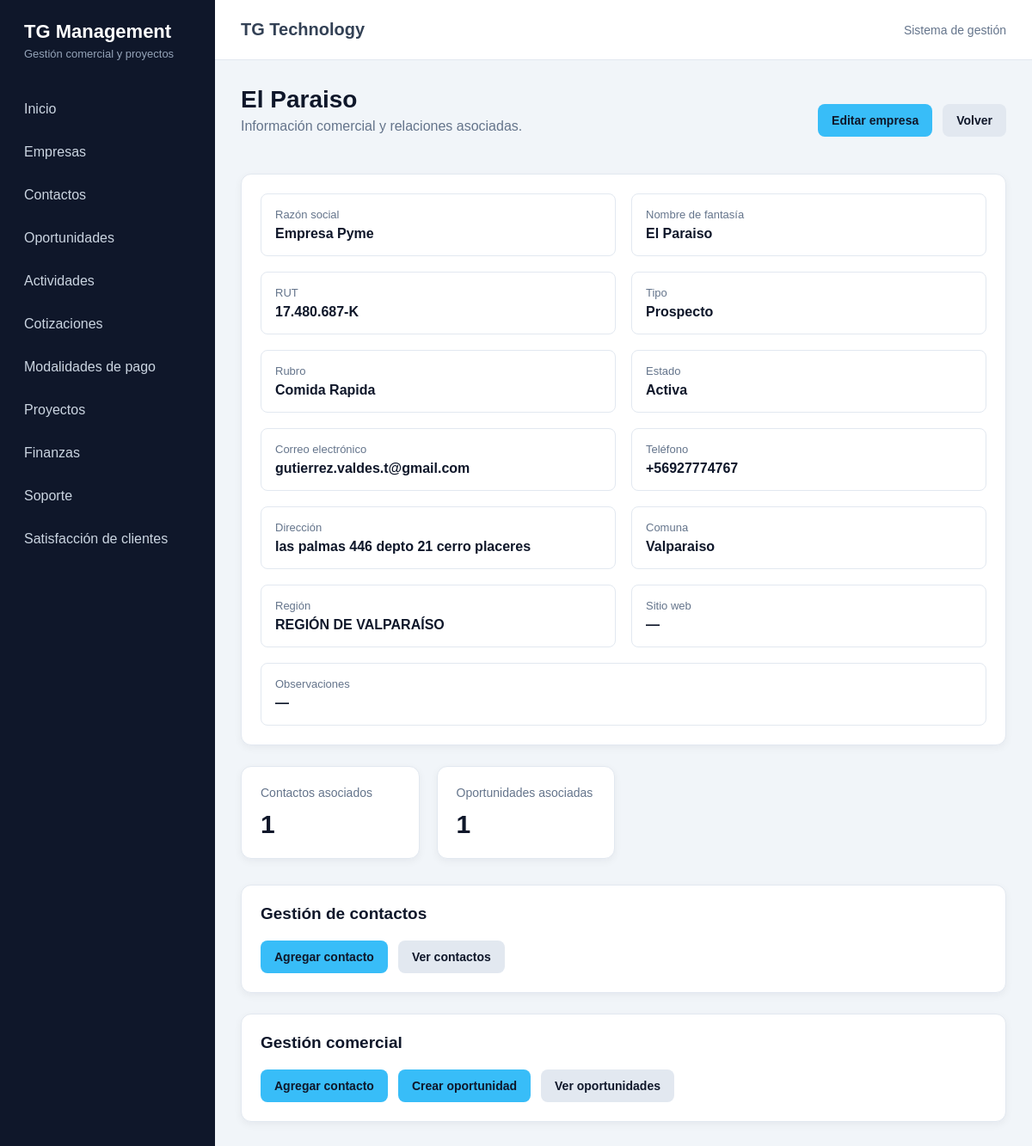
/crm/empresas/1/, run on the app's committed database.
### crm/models.py (models this page shows)
class Empresa(models.Model):
    class TipoEmpresa(models.TextChoices):
        PROSPECTO = "PROSPECTO", "Prospecto"
        CLIENTE = "CLIENTE", "Cliente"
        PROVEEDOR = "PROVEEDOR", "Proveedor"
        PARTNER = "PARTNER", "Partner"
    class EstadoEmpresa(models.TextChoices):
        ACTIVA = "ACTIVA", "Activa"
        INACTIVA = "INACTIVA", "Inactiva"
    razon_social = models.CharField(
        "Razón social",
        max_length=200,
    )
    nombre_fantasia = models.CharField(
        "Nombre de fantasía",
        max_length=200,
        blank=True,
    )
    rut = models.CharField(
        "RUT",
        max_length=20,
        blank=True,
        unique=True,
        null=True,
    )
    tipo = models.CharField(
        "Tipo de empresa",
        max_length=20,
        choices=TipoEmpresa.choices,
        default=TipoEmpresa.PROSPECTO,
    )
    rubro = models.CharField(
        "Rubro",
        max_length=150,
        blank=True,
    )
    sitio_web = models.URLField(
        "Sitio web",
        blank=True,
    )
    telefono = models.CharField(
        "Teléfono",
        max_length=30,
        blank=True,
    )
    email = models.EmailField(
        "Correo electrónico",
        blank=True,
    )
    direccion = models.CharField(
        "Dirección",
        max_length=250,
        blank=True,
    )
    comuna = models.CharField(
        "Comuna",
        max_length=100,
        blank=True,
    )
    region = models.CharField(
        "Región",
        max_length=100,
        blank=True,
    )
    estado = models.CharField(
        "Estado",
        max_length=20,
        choices=EstadoEmpresa.choices,
        default=EstadoEmpresa.ACTIVA,
    )
    observaciones = models.TextField(
        "Observaciones",
        blank=True,
    )
    creado_por = models.ForeignKey(
        settings.AUTH_USER_MODEL,
        verbose_name="Creado por",
        on_delete=models.SET_NULL,
        null=True,
        blank=True,
        related_name="empresas_creadas",
    )
    fecha_creacion = models.DateTimeField(
        "Fecha de creación",
        auto_now_add=True,
    )
    fecha_actualizacion = models.DateTimeField(
        "Última actualización",
        auto_now=True,
    )
    class Meta:
        verbose_name = "Empresa"
        verbose_name_plural = "Empresas"
        ordering = ["razon_social"]
    def __str__(self):
        return self.nombre_fantasia or self.razon_social

### crm/views.py (the view)
def empresa_detalle(request, pk):
    empresa = get_object_or_404(
        Empresa.objects.prefetch_related(
            "contactos",
            "oportunidades",
        ),
        pk=pk,
    )
    contexto = {
        "empresa": empresa,
    }
    return render(
        request,
        "crm/empresa_detalle.html",
        contexto,
    )

### crm/templates/crm/empresa_detalle.html (shortened to what this page needs)
{% extends "core/base.html" %}
{% block content %}
    <div class="acciones">
        <div class="encabezado-pagina">
            <h1>{{ empresa }}</h1>
            <p>
                Información comercial y relaciones asociadas.
            </p>
        </div>
        <div class="grupo-botones">
            <a
                href="{% url 'crm:empresa_editar' empresa.pk %}"
                class="boton"
            >
                Editar empresa
            </a>
            <a
                href="{% url 'crm:empresa_lista' %}"
                class="boton boton-secundario"
            >
                Volver
            </a>
        </div>
    </div>
    <div class="panel">
        <div class="detalle-grid">
            <div class="detalle-item">
                <p>Razón social</p>
                <strong>{{ empresa.razon_social }}</strong>
            </div>
            <div class="detalle-item">
                <p>Nombre de fantasía</p>
                <strong>
                    {{ empresa.nombre_fantasia|default:"—" }}
                </strong>
            </div>
            <div class="detalle-item">
                <p>RUT</p>
                <strong>{{ empresa.rut|default:"—" }}</strong>
            </div>
            <div class="detalle-item">
                <p>Tipo</p>
                <strong>{{ empresa.get_tipo_display }}</strong>
            </div>
            <div class="detalle-item">
                <p>Rubro</p>
                <strong>{{ empresa.rubro|default:"—" }}</strong>
            </div>
            <div class="detalle-item">
                <p>Estado</p>
                <strong>{{ empresa.get_estado_display }}</strong>
            </div>
            <div class="detalle-item">
                <p>Correo electrónico</p>
                <strong>{{ empresa.email|default:"—" }}</strong>
            </div>
            <div class="detalle-item">
                <p>Teléfono</p>
                <strong>{{ empresa.telefono|default:"—" }}</strong>
            </div>
            <div class="detalle-item">
                <p>Dirección</p>
                <strong>{{ empresa.direccion|default:"—" }}</strong>
            </div>
            <div class="detalle-item">
                <p>Comuna</p>
                <strong>{{ empresa.comuna|default:"—" }}</strong>
            </div>
            <div class="detalle-item">
                <p>Región</p>
                <strong>{{ empresa.region|default:"—" }}</strong>
            </div>
            <div class="detalle-item">
                <p>Sitio web</p>
                {% if empresa.sitio_web %}
                    <strong>
                        <a
                            href="{{ empresa.sitio_web }}"
                            target="_blank"
                            rel="noopener noreferrer"
                        >
                            {{ empresa.sitio_web }}
                        </a>
                    </strong>
                {% else %}
                    <strong>—</strong>
                {% endif %}
            </div>
            <div class="detalle-item campo-completo">
                <p>Observaciones</p>
                <strong>
                    {{ empresa.observaciones|default:"—"|linebreaksbr }}
                </strong>
            </div>
        </div>
    </div>
    <div class="tarjetas tarjetas-separadas">
        <div class="tarjeta">
            <p>Contactos asociados</p>
            <strong>{{ empresa.contactos.count }}</strong>
        </div>
        <div class="tarjeta">
            <p>Oportunidades asociadas</p>
            <strong>{{ empresa.oportunidades.count }}</strong>
        </div>
    </div>
    <div class="panel">
        <h2>Gestión de contactos</h2>
        <div class="grupo-botones">
            <a
                href="{% url 'crm:contacto_crear' %}?empresa={{ empresa.pk }}"
                class="boton"
            >
                Agregar contacto
            </a>
            <a
                href="{% url 'crm:contacto_lista' %}?q={{ empresa.razon_social|urlencode }}"
                class="boton boton-secundario"
            >
                Ver contactos
            </a>
        </div>
    </div>
    <div class="panel">
        <h2>Gestión comercial</h2>
        <div class="grupo-botones">
            <a
                href="{% url 'crm:contacto_crear' %}?empresa={{ empresa.pk }}"
                class="boton"
            >
                Agregar contacto
            </a>
            <a
                href="{% url 'crm:oportunidad_crear' %}?empresa={{ empresa.pk }}"
                class="boton"
            >
                Crear oportunidad
            </a>
            <a
                href="{% url 'crm:oportunidad_lista' %}?q={{ empresa.razon_social|urlencode }}"
                class="boton boton-secundario"
            >
                Ver oportunidades
            </a>
        </div>
    </div>
{% endblock %}

### core/static/core/css/styles.css (style rules this page uses)
:root { --color-principal: #0f172a; --color-secundario: #1e293b; --color-acento: #38bdf8; --color-fondo: #f1f5f9; --color-blanco: #ffffff; --color-texto: #334155; --color-texto-secundario: #64748b; --color-borde: #e2e8f0; --color-exito: #16a34a; --color-advertencia: #d97706; --color-peligro: #b91c1c; --sombra-suave: 0 3px 10px rgba(15, 23, 42, 0.05); }
* { box-sizing: border-box; margin: 0; padding: 0; }
body { min-height: 100vh; font-family: Arial, Helvetica, sans-serif; background-color: var(--color-fondo); color: var(--color-texto); }
.encabezado-pagina { margin-bottom: 24px; }
.encabezado-pagina h1 { margin-bottom: 6px; font-size: 28px; color: var(--color-principal); }
.encabezado-pagina p { color: var(--color-texto-secundario); }
.tarjetas { display: grid; grid-template-columns: repeat(4, minmax(180px, 1fr)); gap: 20px; margin-bottom: 30px; }
.tarjetas-separadas { margin-top: 24px; }
.tarjeta { padding: 22px; border: 1px solid var(--color-borde); border-radius: 12px; background-color: var(--color-blanco); box-shadow: var(--sombra-suave); }
.tarjeta p { margin-bottom: 12px; font-size: 14px; color: var(--color-texto-secundario); }
.tarjeta strong { font-size: 30px; color: var(--color-principal); }
.panel { padding: 22px; border: 1px solid var(--color-borde); border-radius: 12px; background-color: var(--color-blanco); box-shadow: var(--sombra-suave); }
.panel h2 { margin-bottom: 20px; font-size: 19px; color: var(--color-principal); }
.acciones { display: flex; justify-content: space-between; align-items: center; gap: 16px; margin-bottom: 22px; }
.grupo-botones { display: flex; align-items: center; gap: 12px; }
.boton { display: inline-block; padding: 11px 16px; border: none; border-radius: 8px; background-color: var(--color-acento); color: var(--color-principal); font-family: inherit; font-size: 14px; font-weight: 700; text-align: center; text-decoration: none; cursor: pointer; transition: opacity 0.2s ease, transform 0.2s ease; }
.boton-secundario { background-color: #e2e8f0; color: var(--color-principal); }
.campo-completo { grid-column: 1 / -1; }
.detalle-grid { display: grid; grid-template-columns: repeat(2, minmax(240px, 1fr)); gap: 18px; }
.detalle-item { padding: 16px; border: 1px solid var(--color-borde); border-radius: 8px; }
.detalle-item p { margin-bottom: 6px; font-size: 13px; color: var(--color-texto-secundario); }
.detalle-item strong { color: var(--color-principal); }
.panel + .panel, .tarjetas + .panel { margin-top: 24px; }
.detalle-item.campo-completo { grid-column: 1 / -1; }

### data on the page
Empresa: nombre_fantasia "El Paraiso", razon_social "Empresa Pyme", rut "17.480.687-K", tipo "Prospecto", rubro "Comida Rapida", estado "Activa", email "gutierrez.valdes.t@gmail.com", telefono "+56927774767", direccion "las palmas 446 depto 21 cerro placeres", comuna "Valparaiso", region "REGIÓN DE VALPARAÍSO", observaciones "—", contactos.count "1", oportunidades.count "1"
